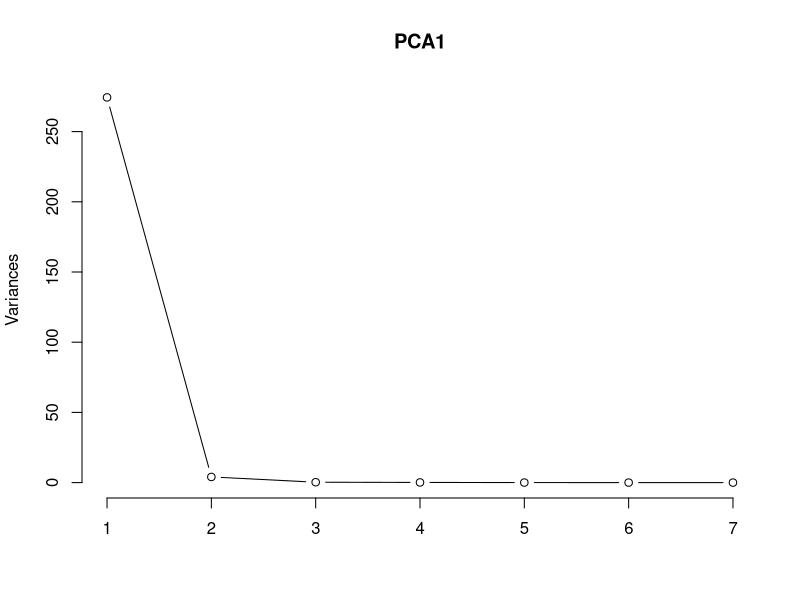
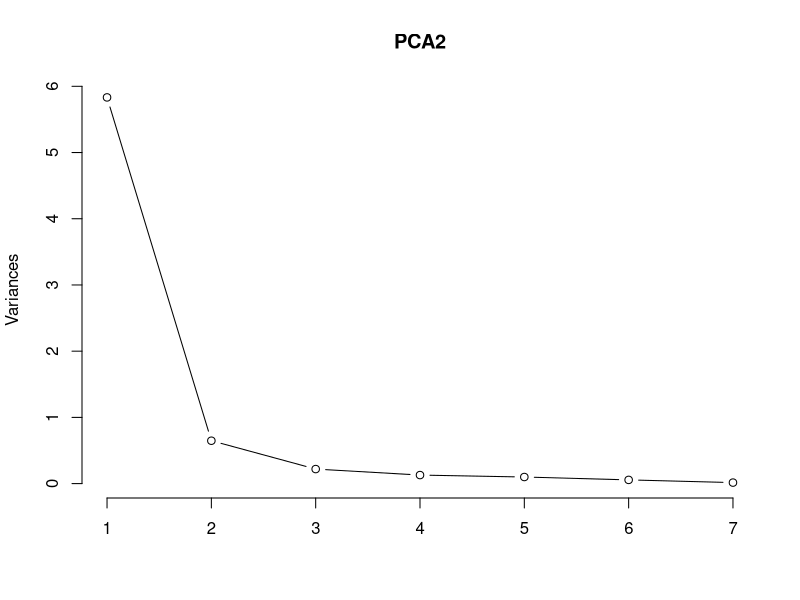
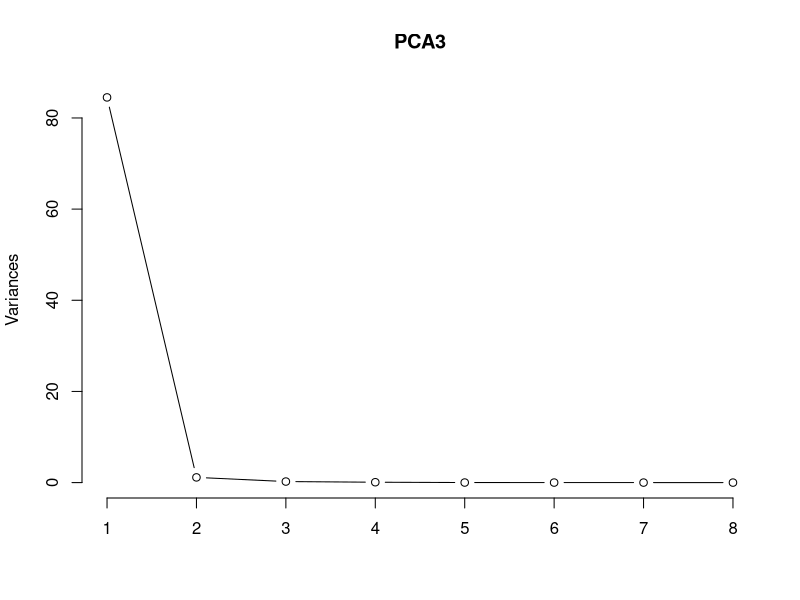
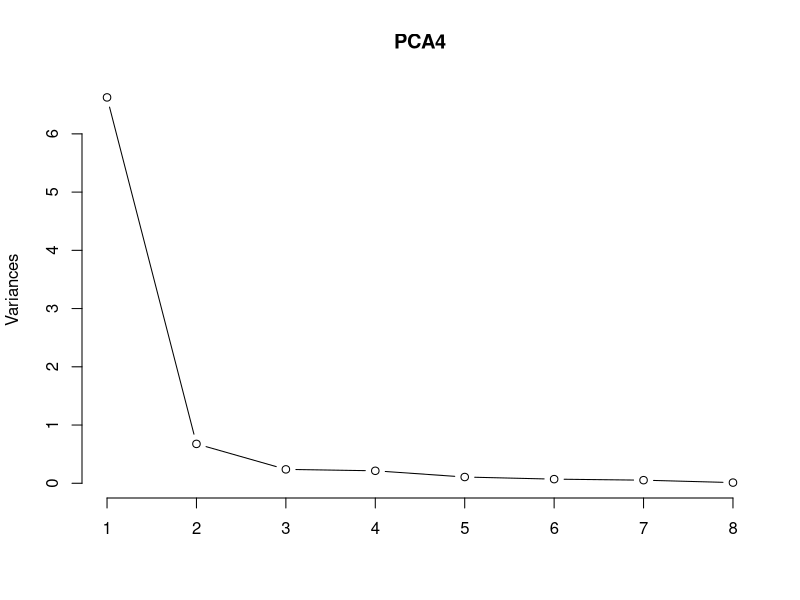
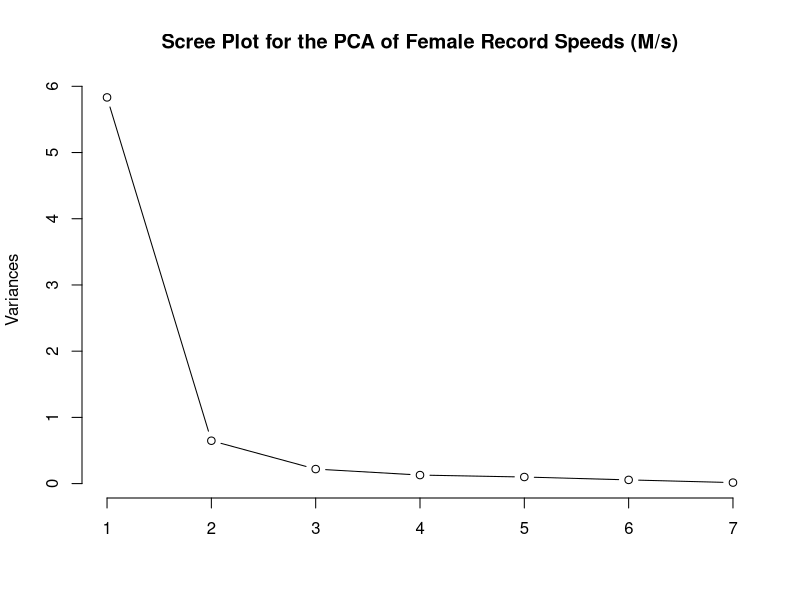

Source code (R) for these figures, in order:
## ---- chunk 1
knitr::opts_chunk$set(echo = FALSE, include = FALSE)
knitr::opts_chunk$set(root.dir = "/UCT 2018/MV/Assignment 2")
## ---- chunk 2
library(knitr)
library(kableExtra)
options()
track_data = read.csv("NationalTrack.csv")
#1
FemTD = track_data[track_data$Gender=="Female",seq(2,8)]
PCA1 = prcomp(FemTD, scale = F)
PCA1$rotation
PCA1$x
PCA1
sum1 = summary(PCA1)


sum1$importance[c(1,2),c(1,2)]
sum1$rotation[,c(1,2)]
tab1 = round(t(as.matrix(rbind(sum1$rotation[,c(1,2)], sum1$importance[c(1,2),c(1,2)]))),3)
tab1[,8] = tab1[,8]^2
colnames(tab1)[8] = "Eigenvalue"


rankCountryFem = matrix(c(PCA1$x[,1],as.character(track_data[track_data$Gender=="Female",10])), ncol = 2, nrow = 54)
rankCountryFem = rankCountryFem[order(as.numeric(as.character(rankCountryFem[,1])), decreasing = T),]
rankCountryFem = cbind(seq(1,54),rankCountryFem)
colnames(rankCountryFem) = c("Rank","PC1", "Country")
rankCountryFem[,2] = round(as.numeric(rankCountryFem[,2]),3)

plot(PCA1, type = "l")


#2
metMat = matrix(c(100,200,400,800,1500,3000, 42195), nrow = 54, ncol = 7, byrow = T)
FemTD[,c(-1,-2,-3)] = FemTD[,c(-1,-2,-3)]*60
FemTDmps = metMat / FemTD
PCA2 = prcomp(FemTDmps, scale = T)
PCA2
sum2 = summary(PCA2)

tab2 = round(t(as.matrix(rbind(sum2$rotation[,c(1,2)], sum2$importance[c(1,2),c(1,2)]))),3)
tab2[,8] = tab2[,8]^2
colnames(tab2)[8] = "Eigenvalue"

rankCountryFemMps = matrix(c(PCA2$x[,1],as.character(track_data[track_data$Gender=="Female",10])), ncol = 2, nrow = 54)
rankCountryFemMps = rankCountryFemMps[order(as.numeric(as.character(rankCountryFemMps[,1])), decreasing = T),]
rankCountryFemMps = cbind(seq(1,54),rankCountryFemMps)
colnames(rankCountryFemMps) = c("Rank","PC1", "Country")
rankCountryFemMps[,2] = round(as.numeric(rankCountryFemMps[,2]),3)


plot(PCA2, type = "l")

#3
MalTD = track_data[track_data$Gender=="Male",c(seq(2,6),8,11,12)]

PCA3 = prcomp(MalTD, scale = F)
PCA3$rotation
sum3 = summary(PCA3)

sum3$importance[c(1,2),c(1,2)]
sum3$rotation[,c(1,2)]
tab3 = round(t(as.matrix(rbind(sum3$rotation[,c(1,2)], sum3$importance[c(1,2),c(1,2)]))),3)
tab3[,9] = tab3[,9]^2
colnames(tab3)[9] = "Eigenvalue"

PCA3
rankCountryMal = cbind(PCA3$x[,1], as.character(track_data[track_data$Gender=="Male",10]))
rankCountryMal[,1] = as.numeric(rankCountryMal[,1])
rankCountryMal = rankCountryMal[order(as.numeric(as.character(rankCountryMal[,1])), decreasing = T),]
plot(PCA3, type = "l")

rankCountryMal = matrix(c(PCA3$x[,1],as.character(track_data[track_data$Gender=="Male",10])), ncol = 2, nrow = 54)
rankCountryMal = rankCountryMal[order(as.numeric(as.character(rankCountryMal[,1])), decreasing = T),]
rankCountryMal = cbind(seq(1,54), rankCountryMal)
colnames(rankCountryMal) = c("Rank","PC1", "Country")
rankCountryMal[,2] = round(as.numeric(rankCountryMal[,2]),3)



#4
metMatMal = matrix(c(100,200,400,800,1500, 42195, 5000,10000), nrow = 54, ncol = 8, byrow = T)
MalTD[,c(-1,-2,-3)] = MalTD[,c(-1,-2,-3)]*60
MalTDmps = metMatMal / MalTD
PCA4 = prcomp(MalTDmps, scale = T)
PCA4$rotation
plot(PCA4, type = "l")

sum4 = summary(PCA4)

sum4$importance[c(1,2),c(1,2)]
sum4$rotation[,c(1,2)]
tab4 = round(t(as.matrix(rbind(sum4$rotation[,c(1,2)], sum4$importance[c(1,2),c(1,2)]))),3)
tab4[,9] = tab4[,9]^2
colnames(tab4)[9] = "Eigenvalue"

rankCountryMalMps = matrix(c(PCA4$x[,1],as.character(track_data[track_data$Gender=="Male",10])), ncol = 2, nrow = 54)
rankCountryMalMps = rankCountryMalMps[order(as.numeric(as.character(rankCountryMalMps[,1])), decreasing = T),]
rankCountryMalMps = cbind(seq(1,54), rankCountryMalMps)
colnames(rankCountryMalMps) = c("Rank","PC1", "Country")
rankCountryMalMps[,2] = round(as.numeric(rankCountryMalMps[,2]),3)




## ---- chunk 3

plot(PCA2, type="l", main = "Scree Plot for the PCA of Female Record Speeds (M/s)")

## ---- chunk 4

############Factor Analysis

boldify = function(x){
  for (i in 1:nrow(x)){
    for (j in 1:ncol(x)){
      if (x[i,j]>0.5){
          x[i,j] = paste("**", x[i,j], "**",sep = "")
      }
    }
  }
  return(x)
}


sFemTD = scale(track_data[track_data$Gender=="Female",seq(2,8)])
sFemTDMps = scale(FemTDmps)
sMalTD = scale(track_data[track_data$Gender=="Male",c(seq(2,6),8,11,12)])
sMalTDMps = scale(MalTDmps)
#1
corr1 = cor(sFemTD)
eig1 = eigen(corr1)
rel_var1 = sum(eig1$values[c(1,2)])/7
L = eig1$vectors[,1:2] %*% diag(sqrt(eig1$values[1:2]))

FA1 = factanal(covmat = corr1, correlation, factors = 2, rotation = "none")
FA1$loadings
matFA1 = cbind(matrix(as.numeric(FA1$loadings), ncol = 7, nrow = 2, byrow = T),c(0.801,0.085))


colnames(matFA1) = c(colnames(sFemTD), "Proportion of Variance")
rownames(matFA1) = c("Factor 1", "Factor 2")
#2

corr2 = cor(sFemTDMps)
eig2 = eigen(corr2)
rel_var2 = sum(eig2$values[c(1,2)])/7
L = eig2$vectors[,1:2] %*% diag(sqrt(eig2$values[1:2]))

FA2 = factanal(covmat = corr2, correlation, factors = 2, rotation = "none")
matFA2 = matrix(as.numeric(FA2$loadings), ncol = 7, nrow = 2, byrow = T)
matFA2 = cbind(matFA2, c(0.812,0.081))


colnames(matFA2) = c(colnames(sFemTDMps), "Proportion of Variance")
rownames(matFA2) = c("Factor 1", "Factor 2")

FA1.1 = factanal(x = sFemTD, factors = 2, rotation = "promax", scores = "regression")
FA1.1
matFA1.1 = cbind(matrix(as.numeric(FA1.1$loadings), ncol = 7, nrow = 2, byrow = T),c(0.415,0.391))
colnames(matFA1.1) = c(colnames(sFemTD), "Proportion of Variance")
rownames(matFA1.1) = c("Factor 1", "Factor 2")

FA2.1 = factanal(x = sFemTDMps, factors = 2, rotation = "promax", scores = "regression")

matFA2.1 = boldify(round(cbind(matrix(as.numeric(FA2.1$loadings), ncol = 7, nrow = 2, byrow = T),c(0.43,0.379)),3))
colnames(matFA2.1) = c(colnames(sFemTD), "Proportion of Variance")
rownames(matFA2.1) = c("Factor 1", "Factor 2")




sMalTDMps = scale(MalTDmps)
corr3 = cor(sMalTDMps)
FA3 = factanal(covmat = corr3, correlation, factors = 2, rotation = "none")
matFA3 = matrix(as.numeric(FA3$loadings), ncol = 8, nrow = 2, byrow = T)
matFA3 = cbind(round(matFA2,3), c(0.792,0.093))
colnames(matFA3) = c(colnames(sMalTD), "Proportion of Variance")
rownames(matFA3) = c("Factor 1", "Factor 2")

FA3.1 = factanal(x = sMalTDMps, factors = 2, rotation = "promax", scores = "regression")
FA3.1
matFA3.1 = matrix(as.numeric(FA3.1$loadings), ncol = 8, nrow = 2, byrow = T)
matFA3.1 = cbind(round(matFA3.1,3), c(0.472,0.334))
colnames(matFA3.1) = c(colnames(sMalTD), "Proportion of Variance")
rownames(matFA3.1) = c("Factor 1","Factor 2")

matFA3.1 = boldify(matFA3.1)
